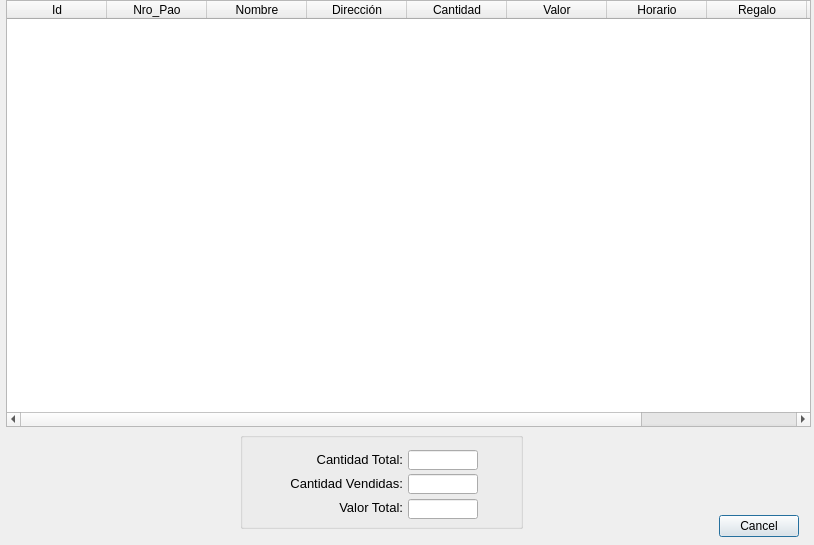
<?xml version="1.0" encoding="UTF-8"?>
<ui version="4.0">
 <class>dlgPedidos</class>
 <widget class="QDialog" name="dlgPedidos">
  <property name="geometry">
   <rect>
    <x>0</x>
    <y>0</y>
    <width>814</width>
    <height>545</height>
   </rect>
  </property>
  <property name="sizePolicy">
   <sizepolicy hsizetype="Preferred" vsizetype="Preferred">
    <horstretch>0</horstretch>
    <verstretch>0</verstretch>
   </sizepolicy>
  </property>
  <property name="windowTitle">
   <string>Pedidos</string>
  </property>
  <widget class="QDialogButtonBox" name="buttonBox">
   <property name="geometry">
    <rect>
     <x>714</x>
     <y>510</y>
     <width>85</width>
     <height>32</height>
    </rect>
   </property>
   <property name="orientation">
    <enum>Qt::Horizontal</enum>
   </property>
   <property name="standardButtons">
    <set>QDialogButtonBox::Cancel</set>
   </property>
  </widget>
  <widget class="QWidget" name="verticalLayoutWidget">
   <property name="geometry">
    <rect>
     <x>6</x>
     <y>0</y>
     <width>805</width>
     <height>427</height>
    </rect>
   </property>
   <layout class="QVBoxLayout" name="verticalLayout">
    <property name="sizeConstraint">
     <enum>QLayout::SetDefaultConstraint</enum>
    </property>
    <item>
     <widget class="QTableWidget" name="tableClienteWidget">
      <property name="sizePolicy">
       <sizepolicy hsizetype="Expanding" vsizetype="Expanding">
        <horstretch>0</horstretch>
        <verstretch>0</verstretch>
       </sizepolicy>
      </property>
      <property name="maximumSize">
       <size>
        <width>200000</width>
        <height>16777215</height>
       </size>
      </property>
      <property name="sizeAdjustPolicy">
       <enum>QAbstractScrollArea::AdjustToContents</enum>
      </property>
      <property name="selectionBehavior">
       <enum>QAbstractItemView::SelectRows</enum>
      </property>
      <property name="sortingEnabled">
       <bool>true</bool>
      </property>
      <column>
       <property name="text">
        <string>Id</string>
       </property>
      </column>
      <column>
       <property name="text">
        <string>Nro_Pao</string>
       </property>
      </column>
      <column>
       <property name="text">
        <string>Nombre</string>
       </property>
      </column>
      <column>
       <property name="text">
        <string>Dirección</string>
       </property>
      </column>
      <column>
       <property name="text">
        <string>Cantidad</string>
       </property>
      </column>
      <column>
       <property name="text">
        <string>Valor</string>
       </property>
      </column>
      <column>
       <property name="text">
        <string>Horario</string>
       </property>
      </column>
      <column>
       <property name="text">
        <string>Regalo</string>
       </property>
      </column>
      <column>
       <property name="text">
        <string>Observación</string>
       </property>
      </column>
      <column>
       <property name="text">
        <string>Teléfono</string>
       </property>
      </column>
     </widget>
    </item>
   </layout>
  </widget>
  <widget class="QGroupBox" name="grpResumen">
   <property name="geometry">
    <rect>
     <x>240</x>
     <y>432</y>
     <width>283</width>
     <height>97</height>
    </rect>
   </property>
   <property name="sizePolicy">
    <sizepolicy hsizetype="Preferred" vsizetype="Expanding">
     <horstretch>0</horstretch>
     <verstretch>0</verstretch>
    </sizepolicy>
   </property>
   <property name="maximumSize">
    <size>
     <width>283</width>
     <height>97</height>
    </size>
   </property>
   <property name="layoutDirection">
    <enum>Qt::LeftToRight</enum>
   </property>
   <property name="title">
    <string/>
   </property>
   <property name="alignment">
    <set>Qt::AlignCenter</set>
   </property>
   <widget class="QLineEdit" name="txtCantidadTotal">
    <property name="geometry">
     <rect>
      <x>168</x>
      <y>18</y>
      <width>70</width>
      <height>20</height>
     </rect>
    </property>
    <property name="sizePolicy">
     <sizepolicy hsizetype="Fixed" vsizetype="Fixed">
      <horstretch>0</horstretch>
      <verstretch>0</verstretch>
     </sizepolicy>
    </property>
    <property name="font">
     <font>
      <pointsize>10</pointsize>
     </font>
    </property>
    <property name="readOnly">
     <bool>true</bool>
    </property>
   </widget>
   <widget class="QLineEdit" name="txtValorTotal">
    <property name="geometry">
     <rect>
      <x>168</x>
      <y>67</y>
      <width>70</width>
      <height>20</height>
     </rect>
    </property>
    <property name="sizePolicy">
     <sizepolicy hsizetype="Fixed" vsizetype="Fixed">
      <horstretch>0</horstretch>
      <verstretch>0</verstretch>
     </sizepolicy>
    </property>
    <property name="font">
     <font>
      <pointsize>10</pointsize>
     </font>
    </property>
    <property name="readOnly">
     <bool>true</bool>
    </property>
   </widget>
   <widget class="QLineEdit" name="txtCantidadTotalVendidas">
    <property name="geometry">
     <rect>
      <x>168</x>
      <y>42</y>
      <width>70</width>
      <height>20</height>
     </rect>
    </property>
    <property name="sizePolicy">
     <sizepolicy hsizetype="Fixed" vsizetype="Fixed">
      <horstretch>0</horstretch>
      <verstretch>0</verstretch>
     </sizepolicy>
    </property>
    <property name="font">
     <font>
      <pointsize>10</pointsize>
     </font>
    </property>
    <property name="readOnly">
     <bool>true</bool>
    </property>
   </widget>
   <widget class="QLabel" name="label_3">
    <property name="geometry">
     <rect>
      <x>42</x>
      <y>43</y>
      <width>121</width>
      <height>16</height>
     </rect>
    </property>
    <property name="sizePolicy">
     <sizepolicy hsizetype="Fixed" vsizetype="Fixed">
      <horstretch>0</horstretch>
      <verstretch>0</verstretch>
     </sizepolicy>
    </property>
    <property name="font">
     <font>
      <pointsize>10</pointsize>
     </font>
    </property>
    <property name="text">
     <string>Cantidad Vendidas:</string>
    </property>
    <property name="alignment">
     <set>Qt::AlignRight|Qt::AlignTrailing|Qt::AlignVCenter</set>
    </property>
   </widget>
   <widget class="QLabel" name="label_2">
    <property name="geometry">
     <rect>
      <x>66</x>
      <y>67</y>
      <width>97</width>
      <height>16</height>
     </rect>
    </property>
    <property name="sizePolicy">
     <sizepolicy hsizetype="Fixed" vsizetype="Fixed">
      <horstretch>0</horstretch>
      <verstretch>0</verstretch>
     </sizepolicy>
    </property>
    <property name="font">
     <font>
      <pointsize>10</pointsize>
     </font>
    </property>
    <property name="text">
     <string>Valor Total:</string>
    </property>
    <property name="alignment">
     <set>Qt::AlignRight|Qt::AlignTrailing|Qt::AlignVCenter</set>
    </property>
   </widget>
   <widget class="QLabel" name="label">
    <property name="geometry">
     <rect>
      <x>66</x>
      <y>19</y>
      <width>97</width>
      <height>16</height>
     </rect>
    </property>
    <property name="sizePolicy">
     <sizepolicy hsizetype="Fixed" vsizetype="Fixed">
      <horstretch>0</horstretch>
      <verstretch>0</verstretch>
     </sizepolicy>
    </property>
    <property name="font">
     <font>
      <pointsize>10</pointsize>
     </font>
    </property>
    <property name="text">
     <string>Cantidad Total:</string>
    </property>
    <property name="alignment">
     <set>Qt::AlignRight|Qt::AlignTrailing|Qt::AlignVCenter</set>
    </property>
   </widget>
  </widget>
 </widget>
 <resources/>
 <connections>
  <connection>
   <sender>buttonBox</sender>
   <signal>accepted()</signal>
   <receiver>dlgPedidos</receiver>
   <slot>accept()</slot>
   <hints>
    <hint type="sourcelabel">
     <x>248</x>
     <y>254</y>
    </hint>
    <hint type="destinationlabel">
     <x>157</x>
     <y>274</y>
    </hint>
   </hints>
  </connection>
  <connection>
   <sender>buttonBox</sender>
   <signal>rejected()</signal>
   <receiver>dlgPedidos</receiver>
   <slot>reject()</slot>
   <hints>
    <hint type="sourcelabel">
     <x>316</x>
     <y>260</y>
    </hint>
    <hint type="destinationlabel">
     <x>286</x>
     <y>274</y>
    </hint>
   </hints>
  </connection>
 </connections>
</ui>
